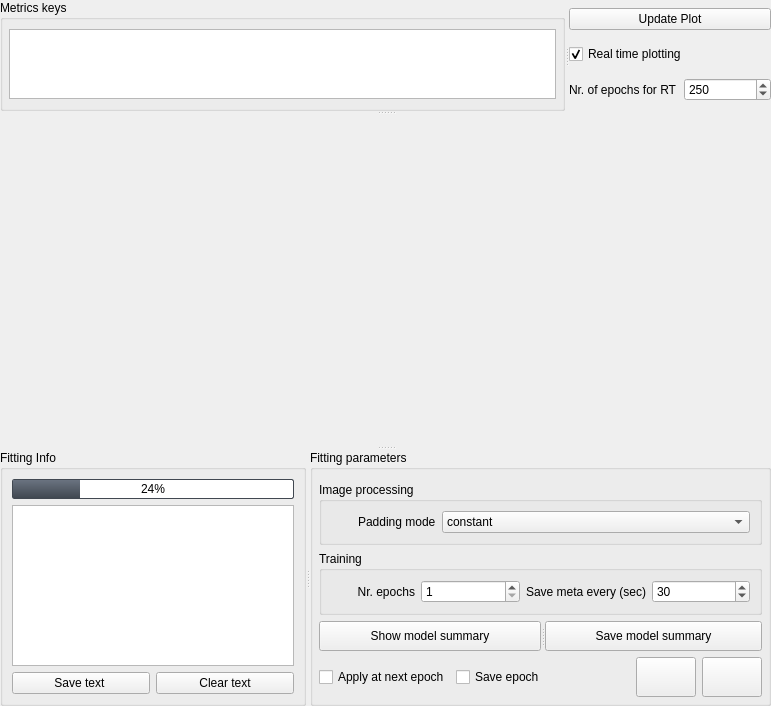
    <widget class="QSplitter" name="splitter_5">
     <property name="orientation">
      <enum>Qt::Vertical</enum>
     </property>
     <property name="childrenCollapsible">
      <bool>false</bool>
     </property>
     <widget class="QSplitter" name="splitter_4">
      <property name="sizePolicy">
       <sizepolicy hsizetype="Preferred" vsizetype="Maximum">
        <horstretch>0</horstretch>
        <verstretch>0</verstretch>
       </sizepolicy>
      </property>
      <property name="orientation">
       <enum>Qt::Horizontal</enum>
      </property>
      <property name="childrenCollapsible">
       <bool>false</bool>
      </property>
      <widget class="QGroupBox" name="groupBox">
       <property name="sizePolicy">
        <sizepolicy hsizetype="Preferred" vsizetype="Preferred">
         <horstretch>0</horstretch>
         <verstretch>0</verstretch>
        </sizepolicy>
       </property>
       <property name="title">
        <string>Metrics keys</string>
       </property>
       <layout class="QGridLayout" name="gridLayout_5">
        <property name="leftMargin">
         <number>6</number>
        </property>
        <property name="rightMargin">
         <number>6</number>
        </property>
        <item row="0" column="0">
         <widget class="QTableWidget" name="tableWidget_HistoryInfo_pop">
          <property name="sizePolicy">
           <sizepolicy hsizetype="Minimum" vsizetype="Expanding">
            <horstretch>0</horstretch>
            <verstretch>0</verstretch>
           </sizepolicy>
          </property>
          <property name="minimumSize">
           <size>
            <width>492</width>
            <height>0</height>
           </size>
          </property>
         </widget>
        </item>
       </layout>
      </widget>
      <widget class="QWidget" name="layoutWidget">
       <layout class="QVBoxLayout" name="verticalLayout_2_pop">
        <property name="sizeConstraint">
         <enum>QLayout::SetDefaultConstraint</enum>
        </property>
        <item>
         <widget class="QPushButton" name="pushButton_UpdatePlot_pop">
          <property name="sizePolicy">
           <sizepolicy hsizetype="Minimum" vsizetype="Fixed">
            <horstretch>0</horstretch>
            <verstretch>0</verstretch>
           </sizepolicy>
          </property>
          <property name="text">
           <string>Update Plot</string>
          </property>
         </widget>
        </item>
        <item>
         <widget class="QCheckBox" name="checkBox_realTimePlotting_pop">
          <property name="sizePolicy">
           <sizepolicy hsizetype="Preferred" vsizetype="Fixed">
            <horstretch>0</horstretch>
            <verstretch>0</verstretch>
           </sizepolicy>
          </property>
          <property name="toolTip">
           <string>&lt;html&gt;&lt;head/&gt;&lt;body&gt;&lt;p&gt;Add for each curve a rolling median curve, which uses a window size of 10&lt;/p&gt;&lt;/body&gt;&lt;/html&gt;</string>
          </property>
          <property name="text">
           <string>Real time plotting</string>
          </property>
          <property name="checked">
           <bool>true</bool>
          </property>
         </widget>
        </item>
        <item>
         <layout class="QHBoxLayout" name="horizontalLayout">
          <item>
           <widget class="QLabel" name="label_realTimeEpochs_pop">
            <property name="sizePolicy">
             <sizepolicy hsizetype="Maximum" vsizetype="Preferred">
              <horstretch>0</horstretch>
              <verstretch>0</verstretch>
             </sizepolicy>
            </property>
            <property name="text">
             <string>Nr. of epochs for RT</string>
            </property>
           </widget>
          </item>
          <item>
           <widget class="QSpinBox" name="spinBox_realTimeEpochs">
            <property name="minimum">
             <number>1</number>
            </property>
            <property name="maximum">
             <number>9999999</number>
            </property>
            <property name="value">
             <number>250</number>
            </property>
           </widget>
          </item>
         </layout>
        </item>
       </layout>
      </widget>
     </widget>
     <widget class="GraphicsLayoutWidget" name="widget_pop" native="true">
      <property name="sizePolicy">
       <sizepolicy hsizetype="Preferred" vsizetype="Maximum">
        <horstretch>0</horstretch>
        <verstretch>0</verstretch>
       </sizepolicy>
      </property>
      <property name="minimumSize">
       <size>
        <width>771</width>
        <height>331</height>
       </size>
      </property>
     </widget>
     <widget class="QSplitter" name="splitter">
      <property name="orientation">
       <enum>Qt::Horizontal</enum>
      </property>
      <property name="childrenCollapsible">
       <bool>false</bool>
      </property>
      <widget class="QGroupBox" name="groupBox_FittingInfo_pop">
       <property name="title">
        <string>Fitting Info</string>
       </property>
       <layout class="QGridLayout" name="gridLayout_2_pop">
        <item row="0" column="0">
         <widget class="QProgressBar" name="progressBar_Fitting_pop">
          <property name="styleSheet">
           <string notr="true">QProgressBar {
    border: 1px solid rgb(65, 72, 81);
    border-radius: 2px;
    text-align: center;
    padding: 0px;
}

QProgressBar::horizontal {
  height: 18px;
}

QProgressBar::vertical {
  width: 18px;
}

QProgressBar::chunk {
	width: 1px;
	background:qlineargradient(spread:pad,x1:0,y1:0,x2:0,y2:1,stop:0 rgb(106, 115, 128),stop:1 rgb(65, 72, 81));
}</string>
          </property>
          <property name="value">
           <number>24</number>
          </property>
         </widget>
        </item>
        <item row="1" column="0">
         <widget class="QTextBrowser" name="textBrowser_FittingInfo">
          <property name="sizePolicy">
           <sizepolicy hsizetype="Preferred" vsizetype="Preferred">
            <horstretch>0</horstretch>
            <verstretch>0</verstretch>
           </sizepolicy>
          </property>
         </widget>
        </item>
        <item row="2" column="0">
         <layout class="QHBoxLayout" name="horizontalLayout_saveClearText_pop">
          <item>
           <widget class="QPushButton" name="pushButton_saveTextWindow_pop">
            <property name="text">
             <string>Save text </string>
            </property>
           </widget>
          </item>
          <item>
           <widget class="QPushButton" name="pushButton_clearTextWindow_pop">
            <property name="toolTip">
             <string>Clear the text window (fitting info)</string>
            </property>
            <property name="text">
             <string>Clear text</string>
            </property>
           </widget>
          </item>
         </layout>
        </item>
       </layout>
      </widget>
      <widget class="QGroupBox" name="groupBox_DefineModel_pop">
       <property name="enabled">
        <bool>true</bool>
       </property>
       <property name="sizePolicy">
        <sizepolicy hsizetype="Expanding" vsizetype="Minimum">
         <horstretch>0</horstretch>
         <verstretch>0</verstretch>
        </sizepolicy>
       </property>
       <property name="toolTip">
        <string/>
       </property>
       <property name="title">
        <string>Fitting parameters</string>
       </property>
       <layout class="QGridLayout" name="gridLayout">
        <property name="leftMargin">
         <number>6</number>
        </property>
        <property name="topMargin">
         <number>12</number>
        </property>
        <property name="rightMargin">
         <number>6</number>
        </property>
        <property name="bottomMargin">
         <number>6</number>
        </property>
        <item row="3" column="3">
         <widget class="QPushButton" name="pushButton_Pause_pop">
          <property name="sizePolicy">
           <sizepolicy hsizetype="Maximum" vsizetype="Fixed">
            <horstretch>0</horstretch>
            <verstretch>0</verstretch>
           </sizepolicy>
          </property>
          <property name="minimumSize">
           <size>
            <width>60</width>
            <height>40</height>
           </size>
          </property>
          <property name="maximumSize">
           <size>
            <width>60</width>
            <height>40</height>
           </size>
          </property>
          <property name="toolTip">
           <string>Pause fitting, push this button again to continue</string>
          </property>
          <property name="text">
           <string notr="true"/>
          </property>
          <property name="icon">
           <iconset resource="art.qrc">
            <normaloff>:/icon/icon/pause.png</normaloff>:/icon/icon/pause.png</iconset>
          </property>
          <property name="iconSize">
           <size>
            <width>30</width>
            <height>30</height>
           </size>
          </property>
         </widget>
        </item>
        <item row="3" column="4">
         <widget class="QPushButton" name="pushButton_Stop_pop">
          <property name="sizePolicy">
           <sizepolicy hsizetype="Maximum" vsizetype="Fixed">
            <horstretch>0</horstretch>
            <verstretch>0</verstretch>
           </sizepolicy>
          </property>
          <property name="minimumSize">
           <size>
            <width>60</width>
            <height>40</height>
           </size>
          </property>
          <property name="maximumSize">
           <size>
            <width>60</width>
            <height>40</height>
           </size>
          </property>
          <property name="toolTip">
           <string>Stop fitting entirely, Close this window manually, after the progressbar shows 100%</string>
          </property>
          <property name="text">
           <string/>
          </property>
          <property name="icon">
           <iconset resource="art.qrc">
            <normaloff>:/icon/icon/stop.png</normaloff>:/icon/icon/stop.png</iconset>
          </property>
          <property name="iconSize">
           <size>
            <width>18</width>
            <height>18</height>
           </size>
          </property>
         </widget>
        </item>
        <item row="3" column="1">
         <widget class="QCheckBox" name="checkBox_saveEpoch_pop">
          <property name="sizePolicy">
           <sizepolicy hsizetype="Maximum" vsizetype="Fixed">
            <horstretch>0</horstretch>
            <verstretch>0</verstretch>
           </sizepolicy>
          </property>
          <property name="contextMenuPolicy">
           <enum>Qt::DefaultContextMenu</enum>
          </property>
          <property name="toolTip">
           <string>Save the model, when the current epoch is done</string>
          </property>
          <property name="text">
           <string>Save epoch</string>
          </property>
          <property name="icon">
           <iconset resource="art.qrc">
            <normaloff>:/icon/icon/save_epoch.png</normaloff>:/icon/icon/save_epoch.png</iconset>
          </property>
          <property name="iconSize">
           <size>
            <width>20</width>
            <height>20</height>
           </size>
          </property>
         </widget>
        </item>
        <item row="3" column="0">
         <widget class="QCheckBox" name="checkBox_ApplyNextEpoch">
          <property name="sizePolicy">
           <sizepolicy hsizetype="Maximum" vsizetype="Fixed">
            <horstretch>0</horstretch>
            <verstretch>0</verstretch>
           </sizepolicy>
          </property>
          <property name="toolTip">
           <string>Changes made in this window will be applied at the next epoch</string>
          </property>
          <property name="layoutDirection">
           <enum>Qt::LeftToRight</enum>
          </property>
          <property name="autoFillBackground">
           <bool>false</bool>
          </property>
          <property name="text">
           <string>Apply at next epoch</string>
          </property>
          <property name="icon">
           <iconset resource="art.qrc">
            <normaloff>:/icon/icon/thumb.png</normaloff>:/icon/icon/thumb.png</iconset>
          </property>
          <property name="iconSize">
           <size>
            <width>20</width>
            <height>20</height>
           </size>
          </property>
          <property name="tristate">
           <bool>false</bool>
          </property>
         </widget>
        </item>
        <item row="0" column="0" colspan="5">
         <widget class="QGroupBox" name="groupBox_expt_imgProc_pop">
          <property name="sizePolicy">
           <sizepolicy hsizetype="Preferred" vsizetype="Preferred">
            <horstretch>0</horstretch>
            <verstretch>0</verstretch>
           </sizepolicy>
          </property>
          <property name="title">
           <string>Image processing</string>
          </property>
          <layout class="QGridLayout" name="gridLayout_14">
           <item row="0" column="0">
            <widget class="QLabel" name="label_icon_padding">
             <property name="sizePolicy">
              <sizepolicy hsizetype="Fixed" vsizetype="Fixed">
               <horstretch>0</horstretch>
               <verstretch>0</verstretch>
              </sizepolicy>
             </property>
             <property name="minimumSize">
              <size>
               <width>21</width>
               <height>21</height>
              </size>
             </property>
             <property name="maximumSize">
              <size>
               <width>21</width>
               <height>21</height>
              </size>
             </property>
             <property name="text">
              <string/>
             </property>
             <property name="pixmap">
              <pixmap resource="art.qrc">:/icon/icon/padding.png</pixmap>
             </property>
             <property name="scaledContents">
              <bool>true</bool>
             </property>
             <property name="alignment">
              <set>Qt::AlignCenter</set>
             </property>
            </widget>
           </item>
           <item row="0" column="1">
            <widget class="QLabel" name="label_paddingMode_pop">
             <property name="sizePolicy">
              <sizepolicy hsizetype="Maximum" vsizetype="Preferred">
               <horstretch>0</horstretch>
               <verstretch>0</verstretch>
              </sizepolicy>
             </property>
             <property name="text">
              <string>Padding mode</string>
             </property>
            </widget>
           </item>
           <item row="0" column="2">
            <widget class="QComboBox" name="comboBox_paddingMode_pop">
             <property name="enabled">
              <bool>true</bool>
             </property>
             <property name="toolTip">
              <string>By default, the padding mode is &quot;constant&quot;, which means that zeros are padded.
&quot;edge&quot;: Pads with the edge values of array.
&quot;linear_ramp&quot;: Pads with the linear ramp between end_value and the array edge value.
&quot;maximum&quot;: Pads with the maximum value of all or part of the vector along each axis.
&quot;mean&quot;: Pads with the mean value of all or part of the vector along each axis.
&quot;median&quot;: Pads with the median value of all or part of the vector along each axis.
&quot;minimum&quot;: Pads with the minimum value of all or part of the vector along each axis.
&quot;reflect&quot;: Pads with the reflection of the vector mirrored on the first and last values of the vector along each axis.
&quot;symmetric&quot;: Pads with the reflection of the vector mirrored along the edge of the array.
&quot;wrap&quot;: Pads with the wrap of the vector along the axis. The first values are used to pad the end and the end values are used to pad the beginning.
Text copied from https://docs.scipy.org/doc/numpy/reference/generated/numpy.pad.html</string>
             </property>
             <item>
              <property name="text">
               <string>constant</string>
              </property>
             </item>
             <item>
              <property name="text">
               <string>edge</string>
              </property>
             </item>
             <item>
              <property name="text">
               <string>linear_ramp</string>
              </property>
             </item>
             <item>
              <property name="text">
               <string>maximum</string>
              </property>
             </item>
             <item>
              <property name="text">
               <string>mean</string>
              </property>
             </item>
             <item>
              <property name="text">
               <string>median</string>
              </property>
             </item>
             <item>
              <property name="text">
               <string>minimum</string>
              </property>
             </item>
            </widget>
           </item>
          </layout>
         </widget>
        </item>
        <item row="2" column="0" colspan="5">
         <widget class="QSplitter" name="splitter_3">
          <property name="sizePolicy">
           <sizepolicy hsizetype="Expanding" vsizetype="Fixed">
            <horstretch>0</horstretch>
            <verstretch>0</verstretch>
           </sizepolicy>
          </property>
          <property name="minimumSize">
           <size>
            <width>0</width>
            <height>30</height>
           </size>
          </property>
          <property name="orientation">
           <enum>Qt::Horizontal</enum>
          </property>
          <widget class="QPushButton" name="pushButton_showModelSumm_pop">
           <property name="sizePolicy">
            <sizepolicy hsizetype="Minimum" vsizetype="Minimum">
             <horstretch>0</horstretch>
             <verstretch>0</verstretch>
            </sizepolicy>
           </property>
           <property name="maximumSize">
            <size>
             <width>16777215</width>
             <height>16777215</height>
            </size>
           </property>
           <property name="text">
            <string>Show model summary</string>
           </property>
          </widget>
          <widget class="QPushButton" name="pushButton_saveModelSumm_pop">
           <property name="sizePolicy">
            <sizepolicy hsizetype="Minimum" vsizetype="Minimum">
             <horstretch>0</horstretch>
             <verstretch>0</verstretch>
            </sizepolicy>
           </property>
           <property name="maximumSize">
            <size>
             <width>16777215</width>
             <height>16777215</height>
            </size>
           </property>
           <property name="text">
            <string>Save model summary</string>
           </property>
          </widget>
         </widget>
        </item>
        <item row="1" column="0" colspan="5">
         <widget class="QGroupBox" name="groupBox_system_pop">
          <property name="sizePolicy">
           <sizepolicy hsizetype="Preferred" vsizetype="Preferred">
            <horstretch>0</horstretch>
            <verstretch>0</verstretch>
           </sizepolicy>
          </property>
          <property name="title">
           <string>Training</string>
          </property>
          <layout class="QGridLayout" name="gridLayout_19">
           <item row="0" column="2">
            <widget class="QSpinBox" name="spinBox_NrEpochs">
             <property name="toolTip">
              <string>Total number of training iterations</string>
             </property>
             <property name="minimum">
              <number>1</number>
             </property>
             <property name="maximum">
              <number>999999999</number>
             </property>
            </widget>
           </item>
           <item row="0" column="3">
            <widget class="QLabel" name="label_saveMetaEvery">
             <property name="sizePolicy">
              <sizepolicy hsizetype="Maximum" vsizetype="Preferred">
               <horstretch>0</horstretch>
               <verstretch>0</verstretch>
              </sizepolicy>
             </property>
             <property name="text">
              <string>Save meta every (sec)</string>
             </property>
             <property name="alignment">
              <set>Qt::AlignRight|Qt::AlignTrailing|Qt::AlignVCenter</set>
             </property>
            </widget>
           </item>
           <item row="0" column="4">
            <widget class="QSpinBox" name="spinBox_saveMetaEvery">
             <property name="minimum">
              <number>1</number>
             </property>
             <property name="maximum">
              <number>999999</number>
             </property>
             <property name="value">
              <number>30</number>
             </property>
            </widget>
           </item>
           <item row="0" column="1">
            <widget class="QLabel" name="label_Crop_NrEpochs_pop">
             <property name="sizePolicy">
              <sizepolicy hsizetype="Maximum" vsizetype="Preferred">
               <horstretch>0</horstretch>
               <verstretch>0</verstretch>
              </sizepolicy>
             </property>
             <property name="toolTip">
              <string>Total number of training iterations</string>
             </property>
             <property name="text">
              <string>Nr. epochs</string>
             </property>
             <property name="alignment">
              <set>Qt::AlignRight|Qt::AlignTrailing|Qt::AlignVCenter</set>
             </property>
            </widget>
           </item>
           <item row="0" column="0">
            <widget class="QLabel" name="label_icon_epochs">
             <property name="minimumSize">
              <size>
               <width>20</width>
               <height>20</height>
              </size>
             </property>
             <property name="maximumSize">
              <size>
               <width>20</width>
               <height>20</height>
              </size>
             </property>
             <property name="text">
              <string/>
             </property>
             <property name="pixmap">
              <pixmap resource="art.qrc">:/icon/icon/nr_epochs.png</pixmap>
             </property>
             <property name="scaledContents">
              <bool>true</bool>
             </property>
            </widget>
           </item>
          </layout>
         </widget>
        </item>
        <item row="3" column="2">
         <spacer name="horizontalSpacer">
          <property name="orientation">
           <enum>Qt::Horizontal</enum>
          </property>
          <property name="sizeHint" stdset="0">
           <size>
            <width>40</width>
            <height>20</height>
           </size>
          </property>
         </spacer>
        </item>
       </layout>
      </widget>
     </widget>
    </widget>
